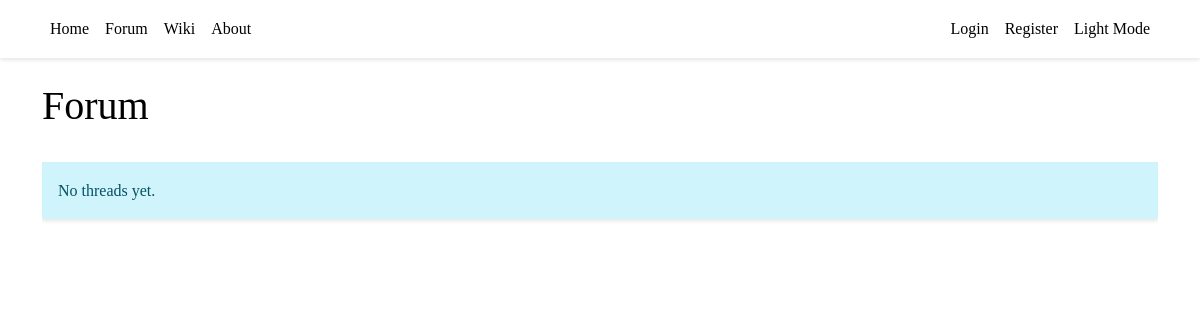
Before: /forum/ with the older database file.
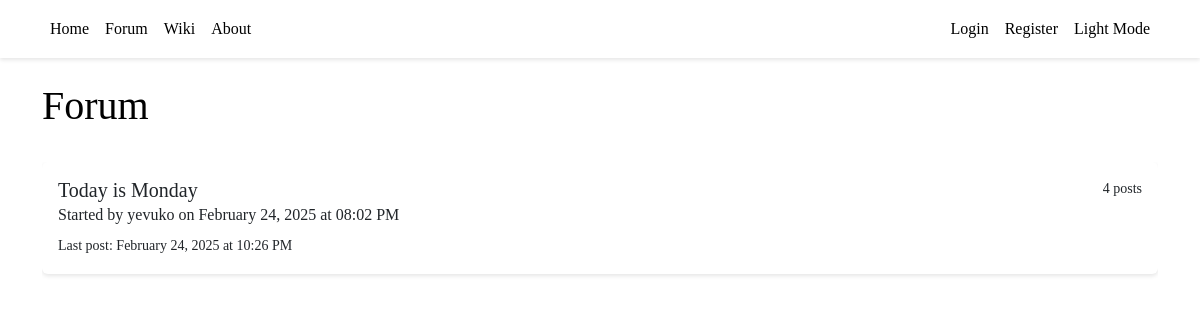
After: the same page with the newer database file.
### tables this page shows
CREATE TABLE threads (
        id INTEGER PRIMARY KEY AUTOINCREMENT,
        title TEXT NOT NULL CHECK(length(title) <= 132),
        created_by INTEGER NOT NULL,
        created_at TIMESTAMP DEFAULT CURRENT_TIMESTAMP,
        updated_at TIMESTAMP DEFAULT CURRENT_TIMESTAMP,
        last_seen_at TIMESTAMP DEFAULT CURRENT_TIMESTAMP,
        FOREIGN KEY (created_by) REFERENCES users(id)
    );

### backend/forum.py (the view)
@forum_blueprint.route("/")
def view_threads():
    user_id = session.get('user_id')
    page = request.args.get('page', 1, type=int)
    offset = (page - 1) * Config.THREADS_PER_PAGE
    with get_db() as conn:
        cursor = conn.cursor()
        if user_id:
            cursor.execute("""
                SELECT DISTINCT
                    t.*, u.username,
                    COUNT(p.id) as post_count,
                    MAX(p.created_at) as last_post_at
                FROM threads t
                JOIN users u ON t.created_by = u.id
                LEFT JOIN thread_users tu ON t.id = tu.thread_id
                LEFT JOIN posts p ON t.id = p.thread_id
                WHERE
                    tu.thread_id IS NULL
                    OR tu.user_id = ?
                    OR t.created_by = ?
                GROUP BY t.id
                ORDER BY last_post_at DESC
                LIMIT ? OFFSET ?
            """, (user_id, user_id, Config.THREADS_PER_PAGE, offset))
        else:
            cursor.execute("""
                SELECT DISTINCT
                    t.*, u.username,
                    COUNT(p.id) as post_count,
                    MAX(p.created_at) as last_post_at
                FROM threads t
                JOIN users u ON t.created_by = u.id
                LEFT JOIN thread_users tu ON t.id = tu.thread_id
                LEFT JOIN posts p ON t.id = p.thread_id
                WHERE tu.thread_id IS NULL
                GROUP BY t.id
                ORDER BY last_post_at DESC
                LIMIT ? OFFSET ?
            """, (Config.THREADS_PER_PAGE, offset))
        threads = cursor.fetchall()
    return render_template("forum/thread_list.html",
                               threads=threads,
                               page=page,
                               Config=Config)

### backend/database.py (called while the page is built)
@contextmanager
def get_db() -> Generator[sqlite3.Connection, None, None]:
    conn = sqlite3.connect(Config.SQLITE_DB_PATH)
    conn.row_factory = sqlite3.Row
    try:
        yield conn
    finally:
        conn.commit()
        conn.close()

### backend/server.py (called while the page is built)
@app.template_filter('datetime')
def format_datetime(value):
    if isinstance(value, str):
        try:
            value = datetime.strptime(value, '%Y-%m-%d %H:%M:%S')
        except ValueError:
            return value
    return value.strftime('%B %d, %Y at %I:%M %p')

### frontend/templates/forum/thread_list.html (shortened to what this page needs)
{% extends "base.html" %}
{% block content %}
    <div class="d-flex justify-content-between align-items-center mb-4">
        <h1>Forum</h1>
    </div>
    <div class="thread-list" tabindex="0">
        {% for thread in threads %}
            <div class="thread-item card mb-3" data-thread-id="{{ thread.id }}">
                <div class="card-body">
                    <div class="d-flex justify-content-between align-items-start">
                        <h5 class="card-title mb-1">
                            <a href="{{ url_for('forum.view_thread', thread_id=thread.id) }}" class="text-decoration-none">
                                {{ thread.title }}
                            </a>
                        </h5>
                        <small class="text-muted">{{ thread.post_count }} posts</small>
                    </div>
                    <p class="card-subtitle mb-2 text-muted">
                        Started by {{ thread.username }} on {{ thread.created_at | datetime }}
                    </p>
                    {% if thread.last_post_at != thread.created_at %}
                        <small class="text-muted">
                            Last post: {{ thread.last_post_at | datetime }}
                        </small>
                    {% endif %}
                </div>
            </div>
        {% else %}
            <div class="alert alert-info">No threads yet.</div>
        {% endfor %}
    </div>
{% endblock %}

### frontend/templates/base.html (shortened to what this page needs)
<html lang="en">
<head>
    <link rel="stylesheet" href="{{ url_for('static', filename='bootstrap/css/bootstrap.min.css') }}">
    <link rel="stylesheet" href="{{ url_for('static', filename='styles.css') }}">
</head>
<body>
    <nav class="navbar navbar-expand-lg navbar-dark bg-dark">
        <div class="container">
            <div class="collapse navbar-collapse" id="navbarNav">
                <ul class="navbar-nav">
                    <li class="nav-item"><a class="nav-link" href="/">Home</a></li>
                    <li class="nav-item"><a class="nav-link" href="/forum">Forum</a></li>
                    <li class="nav-item"><a class="nav-link" href="/wiki">Wiki</a></li>
                    <li class="nav-item"><a class="nav-link" href="/about">About</a></li>
                </ul>
                <ul class="navbar-nav ms-auto">
                    {% if session.get('user') %}
                        <li class="nav-item">
                            <a class="nav-link" href="/auth/logout">Logout ({{ session['user'] }})</a>
                        </li>
                    {% else %}
                        <li class="nav-item"><a class="nav-link" href="/auth/login">Login</a></li>
                        <li class="nav-item"><a class="nav-link" href="/auth/register">Register</a></li>
                    {% endif %}
                    <li class="nav-item">
                        <a class="nav-link" href="#" id="theme-toggle">
                            <span id="theme-text">Light Mode</span>
                        </a>
                    </li>
                </ul>
            </div>
        </div>
    </nav>
    <main class="container mt-4">
        {% block content %}{% endblock %}
    </main>
</body>
</html>

### frontend/static/styles.css (style rules this page uses)
body { font-family: var(--font-family-sans); line-height: 1.6; color: var(--standard-text); background-color: var(--page-bg); }
.navbar { box-shadow: 0 2px 4px rgba(0,0,0,0.1); background-color: var(--card-bg) !important; }
.navbar-dark .navbar-nav .nav-link { color: var(--standard-text); }
.card { border: none; background-color: var(--card-bg); box-shadow: 0 2px 4px rgba(0,0,0,0.1); }
.card-title { color: var(--prominent-text); }
.card-body { background-color: var(--card-bg); }
.thread-list { max-height: 80vh; overflow-y: auto; }
.thread-item { transition: all 0.2s ease; background-color: var(--card-bg); border-left: 3px solid var(--element-bg); }
a { color: var(--highlight-text); text-decoration: none; }
.text-muted { color: var(--subtle-text) !important; }

Changed rows visible on the page:
added threads: title "Today is Monday", post_count "4", username "yevuko", created_at "February 24, 2025 at 08:02 PM", last_post_at "February 24, 2025 at 10:26 PM"
Other visible differences:
text no longer shown: "No threads yet."
